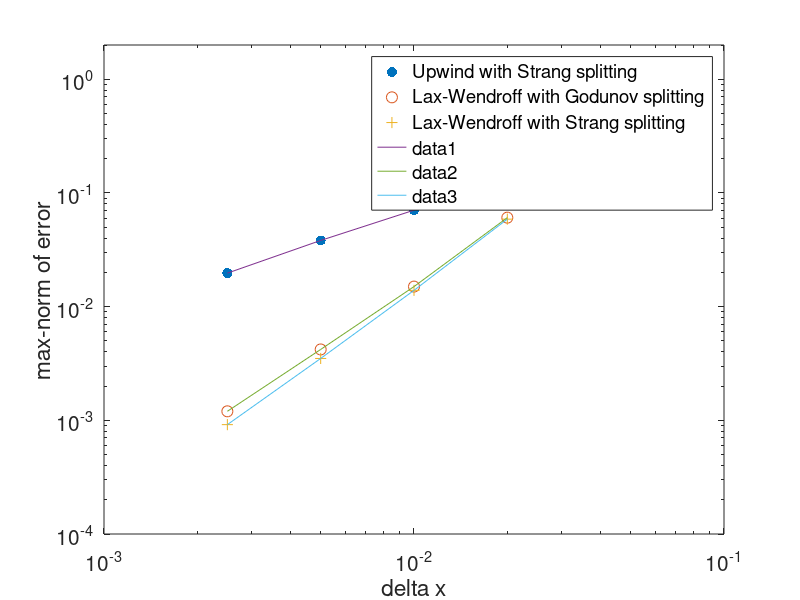

Recreate this plot in MATLAB.

dx = 1./ [50 100 200 400];
errgs2 = [.0606 .015 .0042 .0012];
errss2 = [.0588 .0139 .0035 .000916];
errss1 = [.1505 .0705 .0382 .0197];

loglog(dx,errss1,'.','MarkerSize',22);
hold on
loglog(dx,errgs2,'o','MarkerSize',8)
loglog(dx,errss2,'+','MarkerSize',8)

hl = legend('Upwind with Strang splitting',...
       'Lax-Wendroff with Godunov splitting',...
       'Lax-Wendroff with Strang splitting');

hp =loglog(dx,errss1);
loglog(dx,errgs2)
loglog(dx,errss2)

xlabel('delta x','FontSize',15)
ylabel('max-norm of error','FontSize',15)
set(gca,'FontSize',15);
axis([1e-3 1e-1 1e-4 2])

hold off

print nocommuteerr -deps
